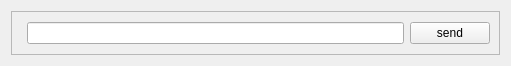
<?xml version="1.0" encoding="UTF-8"?>
<ui version="4.0">
 <class>MainBox</class>
 <widget class="QWidget" name="MainBox">
  <property name="geometry">
   <rect>
    <x>0</x>
    <y>0</y>
    <width>511</width>
    <height>66</height>
   </rect>
  </property>
  <property name="windowTitle">
   <string>Dialog</string>
  </property>
  <layout class="QVBoxLayout" name="verticalLayout">
   <item>
    <widget class="QFrame" name="frame">
     <property name="frameShape">
      <enum>QFrame::StyledPanel</enum>
     </property>
     <property name="frameShadow">
      <enum>QFrame::Raised</enum>
     </property>
     <layout class="QHBoxLayout" name="horizontalLayout">
      <item>
       <widget class="IPV4" name="ipv4_widget" native="true"/>
      </item>
      <item>
       <widget class="QLineEdit" name="le_data">
        <property name="minimumSize">
         <size>
          <width>100</width>
          <height>0</height>
         </size>
        </property>
       </widget>
      </item>
      <item>
       <widget class="QPushButton" name="btn_Send">
        <property name="text">
         <string>send</string>
        </property>
       </widget>
      </item>
     </layout>
    </widget>
   </item>
  </layout>
 </widget>
 <customwidgets>
  <customwidget>
   <class>IPV4</class>
   <extends>QWidget</extends>
   <header>ipv4.hpp</header>
   <container>1</container>
  </customwidget>
 </customwidgets>
 <resources/>
 <connections/>
</ui>
